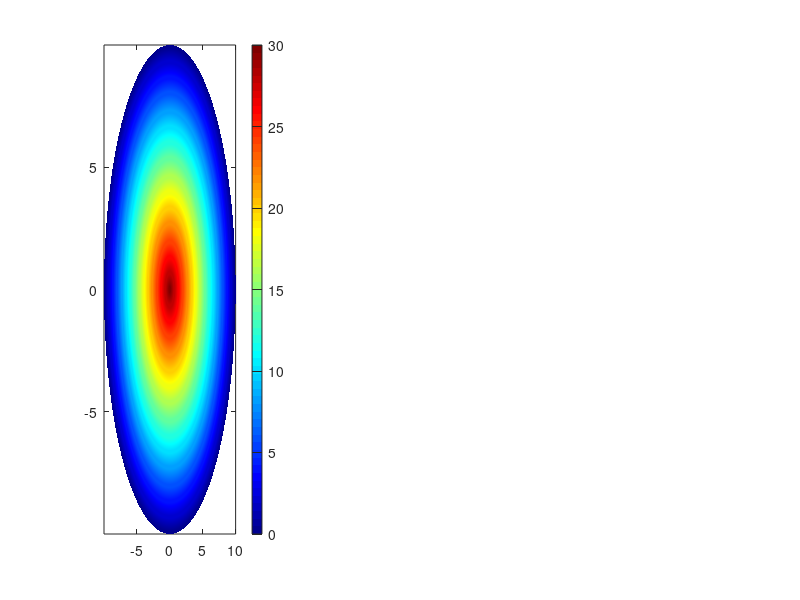

Here is the MATLAB script that generated this plot: (Note: this script raises an error after producing the figure.)
% =====================================================================
% SIMULACIÓN: SEÑAL WIFI EN UNA ZONA DE ESTUDIO CIRCULAR
% =====================================================================
% Problema: un router está en el centro de una zona circular de radio
% 10 m. La intensidad de la señal a una distancia r del router es
%       S(r) = 30 - 3r
% Se piden tres cosas:
%   Problema 1: la señal total acumulada en la zona.
%   Problema 2: la intensidad promedio de la zona.
%   Problema 3: la señal acumulada en los primeros 5 m y su porcentaje.
%
% El script resuelve los tres problemas con la integral doble en
% polares y comprueba los resultados con dos simulaciones:
%   - Suma de trocitos de la zona.
%   - Monte Carlo (puntos al azar dentro de la zona).
% Al final muestra una gráfica por cada problema.
% No requiere toolboxes adicionales.
% =====================================================================

clc; clear; close all;
rng(1);                       % semilla fija para que los resultados se repitan

%% DATOS DEL PROBLEMA
S    = @(r) 30 - 3*r;         % intensidad de la señal a distancia r
R    = 10;                    % radio de toda la zona (m)
R5   = 5;                     % radio de la zona cercana (m)
area = pi * R^2;              % área de la zona completa (m^2)

%% SOLUCIÓN EXACTA (integral doble en polares)
% El área de un trocito en polares es r*dr*dtheta, por eso se integra S(r)*r.
% integral2 recibe la función como f(theta, r), en ese orden.
f = @(theta, r) S(r) .* r;

total      = integral2(f, 0, 2*pi, 0, R);    % Problema 1: señal total
promedio   = total / area;                   % Problema 2: total entre el área
total5     = integral2(f, 0, 2*pi, 0, R5);   % Problema 3: señal en los primeros 5 m
porc_senal = total5 / total * 100;           % porcentaje de la señal total
porc_area  = (R5 / R)^2 * 100;               % porcentaje del área total

%% SIMULACIÓN 1: SUMA DE TROCITOS
% Se divide la zona en trocitos de rosca; cada uno aporta señal x área.
% Se suman todos (problema 1) y solo los que están dentro de 5 m (problema 3).
nr = 64;  nt = 256;           % divisiones en r y en theta
dr = R / nr;  dt = 2*pi / nt;
suma_total = 0;  suma_5 = 0;
for i = 1:nr
    rc = (i - 0.5) * dr;                  % distancia al centro del trocito
    for j = 1:nt
        aporte = S(rc) * rc * dr * dt;    % señal x área del trocito
        suma_total = suma_total + aporte;
        if rc < R5
            suma_5 = suma_5 + aporte;
        end
    end
end

%% SIMULACIÓN 2: MONTE CARLO
% Se lanzan N puntos al azar dentro del círculo (como personas repartidas
% por la zona) y se mide la señal en cada uno.
% Se usa r = R*sqrt(rand) para que los puntos queden parejos en el área.
N  = 200000;
rp = R * sqrt(rand(N, 1));
mc_promedio = mean(S(rp));                           % promedio de la señal
mc_total    = mc_promedio * area;                    % total = promedio x área
mc_total5   = mean(S(rp) .* (rp < R5)) * area;       % solo puntos a menos de 5 m

%% RESULTADOS EN PANTALLA
fprintf('                       Exacto     Trocitos   Monte Carlo\n');
fprintf('1) Señal total:        %8.1f   %8.1f   %8.1f\n', total, suma_total, mc_total);
fprintf('2) Promedio:           %8.2f   %8.2f   %8.2f\n', promedio, suma_total/area, mc_promedio);
fprintf('3) Señal en 5 m:       %8.1f   %8.1f   %8.1f\n', total5, suma_5, mc_total5);
fprintf('   Porcentaje:         %7.1f%%   %7.1f%%   %7.1f%%\n', porc_senal, suma_5/suma_total*100, mc_total5/mc_total*100);

%% GRÁFICAS: UN CÍRCULO POR CADA PROBLEMA
% Cada círculo es la zona de estudio vista desde arriba, con el router al centro.
% Colores: rojo = señal fuerte, azul = señal débil.
figure('Color','w','Position',[50 100 1350 480]);
th = linspace(0, 2*pi, 300);
[Rg, Tg] = meshgrid(linspace(0, R, 80), linspace(0, 2*pi, 200));
Xg = Rg .* cos(Tg);
Yg = Rg .* sin(Tg);

% ---- Problema 1: señal total de toda la zona ----
subplot(1,3,1);
pcolor(Xg, Yg, S(Rg)); shading interp; hold on;
colormap(jet); caxis([0 30]);
cb = colorbar; cb.Label.String = 'Intensidad de la señal';
plot(R*cos(th), R*sin(th), 'k--', 'LineWidth', 2);          % límite de la zona
plot([0 R], [0 0], 'k', 'LineWidth', 2.5);                  % radio
text(R/2, 1.1, 'Radio = 10 m', 'HorizontalAlignment', 'center', ...
    'FontWeight', 'bold', 'BackgroundColor', 'w');
plot(0, 0, 'k^', 'MarkerSize', 10, 'MarkerFaceColor', 'w'); % router
text(0, -3, sprintf('Señal total\n%.1f', total), 'HorizontalAlignment', 'center', ...
    'FontSize', 15, 'FontWeight', 'bold', 'BackgroundColor', 'w');
axis equal; axis([-11 11 -11 11]); axis off;
title(sprintf('Problema 1: señal total\n(toda la zona de 10 m)'), 'FontSize', 13);

% ---- Problema 2: intensidad promedio ----
% El círculo punteado marca la distancia donde la señal vale justo el promedio:
% adentro la señal es mayor al promedio y afuera es menor.
subplot(1,3,2);
pcolor(Xg, Yg, S(Rg)); shading interp; hold on;
colormap(jet); caxis([0 30]);
cb = colorbar; cb.Label.String = 'Intensidad de la señal';
r_prom = (30 - promedio) / 3;                                % donde S(r) = promedio
plot(R*cos(th), R*sin(th), 'k--', 'LineWidth', 2);
plot(r_prom*cos(th), r_prom*sin(th), 'w', 'LineWidth', 3.5);
plot(0, 0, 'k^', 'MarkerSize', 10, 'MarkerFaceColor', 'w');
text(0, -2.5, sprintf('Promedio\n%.0f', promedio), 'HorizontalAlignment', 'center', ...
    'FontSize', 15, 'FontWeight', 'bold', 'BackgroundColor', 'w');
text(0, r_prom + 1.2, sprintf('Aquí la señal vale %.0f (r = %.1f m)', promedio, r_prom), ...
    'HorizontalAlignment', 'center', 'FontWeight', 'bold', 'BackgroundColor', 'w');
axis equal; axis([-11 11 -11 11]); axis off;
title(sprintf('Problema 2: intensidad promedio\n(nivel típico de la zona)'), 'FontSize', 13);

% ---- Problema 3: primeros 5 m ----
subplot(1,3,3);
fill(R*cos(th),  R*sin(th),  [0.75 0.75 0.75], 'EdgeColor', 'k', 'LineStyle', '--', 'LineWidth', 2); hold on;
fill(R5*cos(th), R5*sin(th), [0.85 0.2 0.2],   'EdgeColor', 'k', 'LineWidth', 2);
plot(0, 0, 'k^', 'MarkerSize', 10, 'MarkerFaceColor', 'w');
text(0, -1.2, sprintf('Primeros 5 m\n%.1f\n(%.0f %% de la señal)', total5, porc_senal), ...
    'HorizontalAlignment', 'center', 'VerticalAlignment', 'top', 'Color', 'w', ...
    'FontSize', 13, 'FontWeight', 'bold');
text(0, -7.5, sprintf('De 5 a 10 m\n%.1f\n(%.0f %% de la señal)', total - total5, 100 - porc_senal), ...
    'HorizontalAlignment', 'center', 'FontSize', 13, 'FontWeight', 'bold');
axis equal; axis([-11 11 -11 11]); axis off;
title(sprintf('Problema 3: primeros 5 m\n(%.0f %% del terreno, %.0f %% de la señal)', porc_area, porc_senal), 'FontSize', 13);
